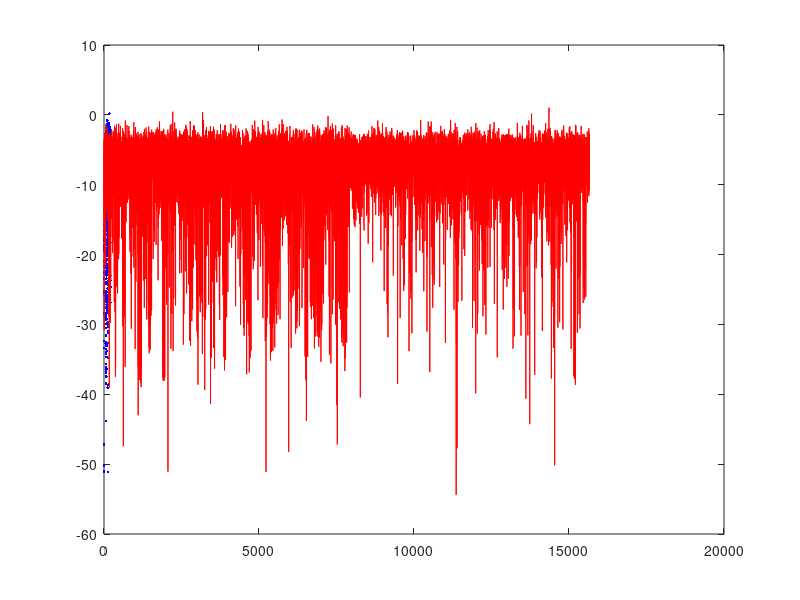

This figure's MATLAB source: (Note: this script raises an error after producing the figure.)
%Algoritmo gen�tico simple 
%Codificaci�n real
%Selecci�n estoc�stica por ruleta
%Problema: Aproximaci�n de la funci�n SINC con una EFBD

clc;
clear;
close all;

load('spotify_pro_5.mat');

datz=data(:,2:5);

indz=randperm(length(datz)); % permutación aleatoria datos
datx=datz(indz,:);

T=ceil(0.7*length(datz));
V=T+1;

datt=datx(1:T,:); %  70% datos de evolución
datv=datx(T+1:end,:); %30%  %datos de valiación

%salidad de datav
plot(datv(:,1),datv(:,2),'.b');
hold
%iterador en x y 
plot(data(:,1),data(:,3),'r');

 
% Par�metros de la EFBD
rul=24; % No de reglas
inpt=4; %No de entradas 
totpar=2*inpt*rul+rul; % No. total de par�metros
scale=max(data(:,2)); % escala  de los parametros (+/-) scale/2


% Par�metros del algoritmo gen�tico
Nrun=10; %10  % No. de corridas independientes
Ngen=50;% 50 en data %1e4  % No. de generaciones e4
npop=30; % Tama�o de la poblaci�n
press=0.01; % Presi�n selectiva
ipop=60; % Tama�o de la poblaci�n intermedia (parejas)
pcross=0.7; % Probabilidad de cruce
pmut=0.03;% Probabilidad de mutaci�n

for r =1: Nrun
    tic
% inicializaci�n
pop=2*scale*(rand(npop,totpar)-0.5);

% Ciclo evolutivo
for gen =1:Ngen
 
%evaluaci�n de individuos
for i =1:npop
    w=pop(i,:);
    err=rmsemg(w,rul,inpt,scale,datt); % Calculo de la aproximaci�n funci�n SINC
    fobj(i,1)=err;
end
  
fobjMax = max(fobj);
fobjMin = min(fobj);
fobjAv  = mean (fobj);

outpop(gen,1:3,r)=[ fobjMax fobjMin fobjAv];
gen

%calificaci�n de individuos
Efficiency = (1 - press) * (fobjMax - fobj)/max([fobjMax - fobjMin, eps]) + press;

%Selecci�n por ruleta
Wheel = cumsum(Efficiency);
  for j=1:ipop
    %Selecci�n del primer individuo de la pareja
    Shoot = rand(1,1)*max(Wheel);
    Index = 1;
    while((Wheel(Index)<Shoot)&(Index<length(Wheel))) 
      Index = Index + 1;
    end
    indiv1(j,:) = pop(Index,:);
    findiv1(j) = fobj(Index);
    Iindiv1(j) = Index;
    % Selecci�n del segundo individuo de la pareja
    Shoot = rand(1,1)*max(Wheel);
    Index = 1;
    while((Wheel(Index)<Shoot)&(Index<length(Wheel))) 
      Index = Index + 1;
    end
    indiv2(j,:)= pop(Index,:);
    findiv2(j)= fobj(Index);
    Iindiv2(j)= Index;
  end
 
 % Cruce
 
  for j=1:ipop
    if (pcross>rand(1,1))
      pind = ceil((totpar-1)*rand(1,1) + 1);
      x1 = [indiv1(j,1:pind)  indiv2(j,pind+1:totpar)];
      x2 = [indiv2(j,1:pind)  indiv1(j,pind+1:totpar)];
      indiv1(j,:) = x1;
      indiv2(j,:) = x2;
    end
  end
  
  %Mutaci�n
  
  for j=1:ipop
   if (pmut>rand(1,1))
      pind= ceil((totpar-1)*rand(1,1) + 1);
      vind=2*(rand(1,1)-0.5)*scale;
      indiv1(j,pind)=vind;
   end
    if (pmut>rand(1,1))
       pind= ceil((totpar-1)*rand(1,1) + 1);
      vind=2*(rand(1,1)-0.5)*scale;
      indiv2(j,pind)=vind;
    end
  end 
 
 poplast=pop;
 
 %  Nueva poblaci�n 
 for j=1:npop
   indexsel = ceil((ipop-1)*rand(1,1) + 1);
   if rand(1,1) > 0.5
     pop(j,:)=indiv1(indexsel,:);
   else
     pop(j,:)=indiv2(indexsel,:);
   end
 end
 
 Wheel = 0;
 
end

%Obtenci�n del mejor individuo de la poblaci�n final
 for i =1:npop,
     w=poplast(i,:);
     err=rmsemg(w,rul,inpt,scale,datv);
     fobj(i,1)=err;
 end
% 
 [sobj k]=sort(fobj);
% 
 indx=k(1,1);
 m=rul;
 n=inpt;
 par(r,:)=poplast(indx,:);

 clear fobj 
 save(['data1.1/corrida',num2str(r),'.mat'])
 toc
end

sol=1; % corrida de interés

evop=outpop(:,:,sol);
f=evalsol(par(sol,:),m,n,data(:,1));
save('prueba1Data');

%%
load('prueba3Data2.mat')
close all
sol=5; % corrida de interés

evop=outpop(:,:,sol);

[f,med,dev,ys] = evalsol(par(sol,:),m,n,data(:,6));
f=f-40;


figure;
plot(data(:,1),data(:,6),'b');
hold;
plot(data(:,1),f,'r');

        grid on;
        set(gca,'FontSize',14);
        set(gcf,'Color','white');
        title('Generaciones','FontSize',16);
        xlabel('N Epocas','FontSize',16,'Interpreter','latex');
        ylabel('Error','FontSize',16,'Interpreter','latex'); 
        
        
figure
hist(f);
hold;
h = histogram(data(:,6));
h.FaceColor = [0 0.5 0.5];
h.EdgeColor = 'w';

                grid on;
        set(gca,'FontSize',14);
        set(gcf,'Color','white');
        title('Generaciones','FontSize',16);
        xlabel('Epocas','FontSize',16,'Interpreter','latex');
        ylabel('Error','FontSize',16,'Interpreter','latex'); 

figure;
plot(evop,'LineWidth',2);

        grid on;
        set(gca,'FontSize',14);
        set(gcf,'Color','white');
        title('Generaciones','FontSize',16);
        xlabel('N Generaciones','FontSize',16,'Interpreter','latex');
        ylabel('Error','FontSize',16,'Interpreter','latex');      
        legend('fobjMax', 'fobjMin', 'fobjAv','Location','southwest');
        
[err,z1,z2,z3]=rmsemg(w,rul,inpt,scale,datv);
err
%%
load('prueba1Data.mat')
close all
sol=3; % corrida de interés

evop=outpop(:,:,sol);

[f,med,dev,ys] = evalsol(par(sol,:),m,n,data(:,6));
f=f-10;
figure;
plot(evop);

figure;
plot(data(:,1),data(:,6),'b');
hold;
plot(data(:,1),f,'r');

figure
hist(f);
hold;
h = histogram(data(:,6));
h.FaceColor = [0 0.5 0.5];
h.EdgeColor = 'w';

max(f)
min(f)
%%
load('prueba2Data1.mat')
close all
sol=1; % corrida de interés

evop=outpop(:,:,sol);

[f,med,dev,ys] = evalsol(par(sol,:),m,n,data(:,6));
%f=f-50;
figure;
plot(evop);

figure;
plot(data(:,1),data(:,6),'b');
hold;
plot(data(:,1),f,'r');

figure
hist(f);
hold;
h = histogram(data(:,6));
h.FaceColor = [0 0.5 0.5];
h.EdgeColor = 'w';

[err,z1,z2,z3]=rmsemg(w,rul,inpt,scale,datv);
err
%%
clc;clear all;close all;

load('spotify_pro_5.mat');

figure;
plot(data(:,1),data(:,6),'b');

figure;
h = histogram(data(:,6));
h.FaceColor = [0 0.5 0.5];
h.EdgeColor = 'w';
